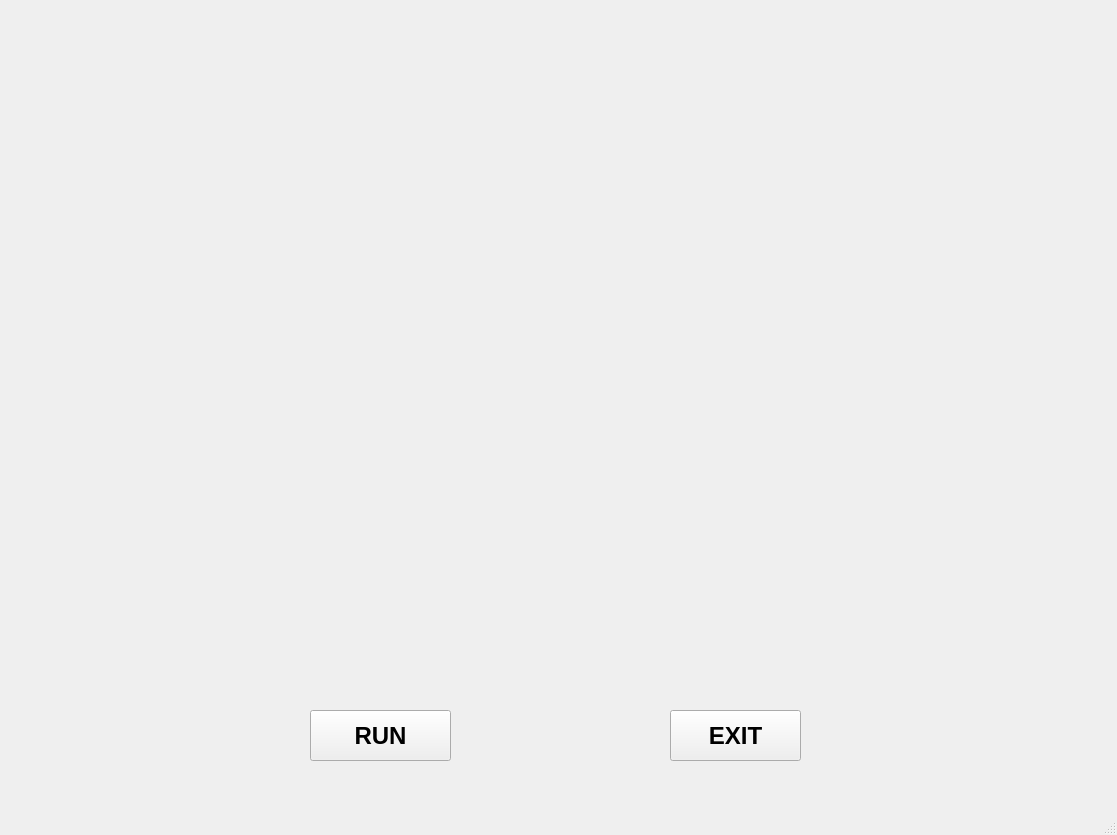
<?xml version="1.0" encoding="UTF-8"?>
<ui version="4.0">
 <class>JARUI</class>
 <widget class="QMainWindow" name="JARUI">
  <property name="geometry">
   <rect>
    <x>0</x>
    <y>0</y>
    <width>1117</width>
    <height>835</height>
   </rect>
  </property>
  <property name="windowTitle">
   <string>MainWindow</string>
  </property>
  <widget class="QWidget" name="centralwidget">
   <widget class="QLabel" name="label">
    <property name="geometry">
     <rect>
      <x>-400</x>
      <y>-11</y>
      <width>1920</width>
      <height>1101</height>
     </rect>
    </property>
    <property name="text">
     <string/>
    </property>
    <property name="pixmap">
     <pixmap>../../../Downloads/jjjj.jfif</pixmap>
    </property>
   </widget>
   <widget class="QPushButton" name="pushButton">
    <property name="geometry">
     <rect>
      <x>310</x>
      <y>710</y>
      <width>141</width>
      <height>51</height>
     </rect>
    </property>
    <property name="font">
     <font>
      <pointsize>18</pointsize>
      <weight>75</weight>
      <bold>true</bold>
     </font>
    </property>
    <property name="text">
     <string>RUN</string>
    </property>
   </widget>
   <widget class="QPushButton" name="pushButton_2">
    <property name="geometry">
     <rect>
      <x>670</x>
      <y>710</y>
      <width>131</width>
      <height>51</height>
     </rect>
    </property>
    <property name="font">
     <font>
      <pointsize>18</pointsize>
      <weight>75</weight>
      <bold>true</bold>
     </font>
    </property>
    <property name="text">
     <string>EXIT</string>
    </property>
   </widget>
  </widget>
  <widget class="QStatusBar" name="statusbar"/>
 </widget>
 <resources/>
 <connections/>
</ui>
